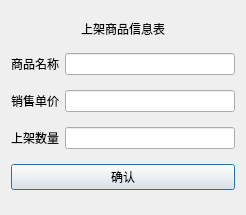
<?xml version="1.0" encoding="UTF-8"?>
<ui version="4.0">
 <class>goodsin</class>
 <widget class="QDialog" name="goodsin">
  <property name="geometry">
   <rect>
    <x>0</x>
    <y>0</y>
    <width>246</width>
    <height>215</height>
   </rect>
  </property>
  <property name="windowTitle">
   <string>Dialog</string>
  </property>
  <layout class="QVBoxLayout" name="verticalLayout">
   <item>
    <widget class="QLabel" name="label">
     <property name="sizePolicy">
      <sizepolicy hsizetype="Preferred" vsizetype="Fixed">
       <horstretch>0</horstretch>
       <verstretch>0</verstretch>
      </sizepolicy>
     </property>
     <property name="text">
      <string>上架商品信息表</string>
     </property>
     <property name="alignment">
      <set>Qt::AlignCenter</set>
     </property>
    </widget>
   </item>
   <item>
    <layout class="QHBoxLayout" name="horizontalLayout">
     <item>
      <widget class="QLabel" name="label_2">
       <property name="text">
        <string>商品名称</string>
       </property>
      </widget>
     </item>
     <item>
      <widget class="QLineEdit" name="line_name"/>
     </item>
    </layout>
   </item>
   <item>
    <layout class="QHBoxLayout" name="horizontalLayout_2">
     <item>
      <widget class="QLabel" name="label_3">
       <property name="text">
        <string>销售单价</string>
       </property>
      </widget>
     </item>
     <item>
      <widget class="QLineEdit" name="line_price"/>
     </item>
    </layout>
   </item>
   <item>
    <layout class="QHBoxLayout" name="horizontalLayout_3">
     <item>
      <widget class="QLabel" name="label_4">
       <property name="text">
        <string>上架数量</string>
       </property>
      </widget>
     </item>
     <item>
      <widget class="QLineEdit" name="line_number"/>
     </item>
    </layout>
   </item>
   <item>
    <widget class="QPushButton" name="button_ok">
     <property name="text">
      <string>确认</string>
     </property>
    </widget>
   </item>
  </layout>
 </widget>
 <resources/>
 <connections/>
</ui>
